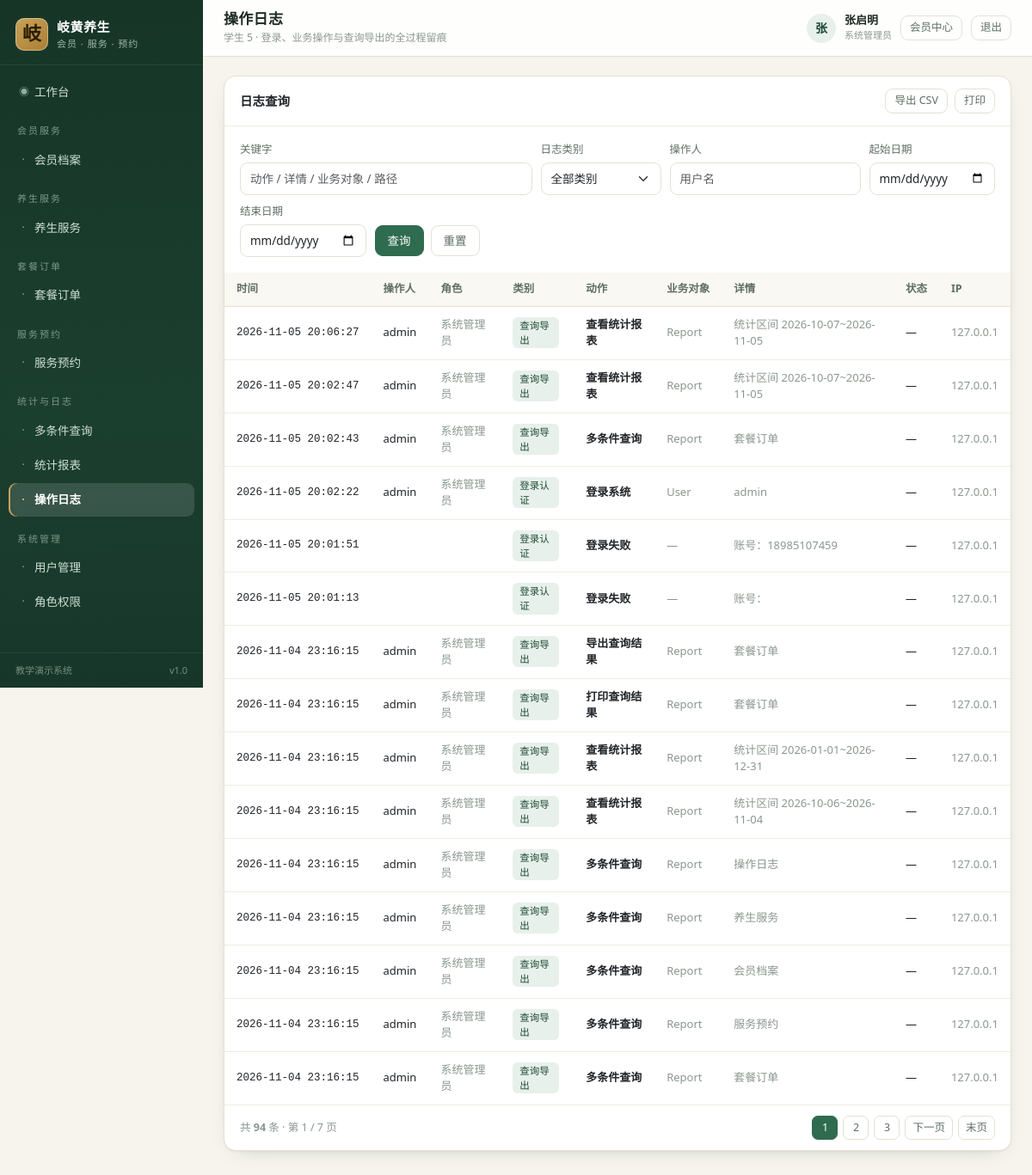
/reports/logs/ (signed in), run on the app's committed database.
### core/models.py (models this page shows, shortened)
class Menu(models.Model):
    GROUP_CHOICES = [
        ("member", "会员服务"),
        ("service", "养生服务"),
        ("order", "套餐订单"),
        ("appointment", "服务预约"),
        ("report", "统计与日志"),
        ("system", "系统管理"),
    ]
    code = models.CharField("菜单编码", max_length=50, unique=True)
    name = models.CharField("菜单名称", max_length=50)
    url_name = models.CharField("路由名称", max_length=80)
    perm_codename = models.CharField("所需权限", max_length=100, blank=True,
                                     help_text="如 services.view_healthservice，留空表示登录即可访问")
    icon = models.CharField("图标", max_length=40, default="bi-circle")
    role_scope = models.CharField(
        "适用角色", max_length=120, blank=True,
        help_text="逗号分隔的角色编码（如 member,therapist），留空表示全部角色",
    )
    group = models.CharField("分组", max_length=20, choices=GROUP_CHOICES, default="service")
    sort_order = models.IntegerField("排序", default=0)
    is_active = models.BooleanField("启用", default=True)
    class Meta:
        verbose_name = "系统菜单"
        verbose_name_plural = "系统菜单"
        ordering = ["group", "sort_order", "id"]

class OperationLog(models.Model):
    CATEGORY_CHOICES = [
        ("auth", "登录认证"),
        ("business", "业务操作"),
        ("query", "查询导出"),
        ("system", "系统管理"),
    ]
    category = models.CharField("日志类别", max_length=20, choices=CATEGORY_CHOICES, default="business")
    action = models.CharField("操作动作", max_length=50)
    target_type = models.CharField("业务对象", max_length=40, blank=True)
    target_id = models.CharField("对象标识", max_length=40, blank=True)
    target_repr = models.CharField("对象摘要", max_length=120, blank=True)
    detail = models.TextField("详细内容", blank=True)
    username = models.CharField("操作人", max_length=60, blank=True)
    role = models.CharField("角色", max_length=30, blank=True)
    method = models.CharField("请求方法", max_length=10, blank=True)
    path = models.CharField("请求路径", max_length=200, blank=True)
    status_code = models.IntegerField("响应状态", null=True, blank=True)
    duration_ms = models.IntegerField("耗时(ms)", null=True, blank=True)
    ip = models.CharField("IP 地址", max_length=45, blank=True)
    user_agent = models.CharField("客户端", max_length=200, blank=True)
    created_at = models.DateTimeField("操作时间", auto_now_add=True, db_index=True)
    class Meta:
        verbose_name = "操作日志"
        verbose_name_plural = "操作日志"
        ordering = ["-created_at"]
        indexes = [
            models.Index(fields=["username", "created_at"]),
            models.Index(fields=["target_type", "target_id"]),
        ]
        permissions = [
            ("view_statistics", "查看查询统计"),
            ("export_report", "导出报表数据"),
            ("query_report", "多条件查询报表"),
        ]

### accounts/models.py (models this page shows, shortened)
class User(AbstractUser):
    ROLE_CHOICES = [
        ("admin", "系统管理员"),
        ("service_manager", "服务主管"),
        ("order_clerk", "订单专员"),
        ("therapist", "健康顾问"),
        ("reporter", "报表专员"),
        ("member", "会员"),
    ]
    ROLE_GROUP_MAP = {
        "admin": "系统管理员",
        "service_manager": "服务主管",
        "order_clerk": "订单专员",
        "therapist": "健康顾问",
        "reporter": "报表专员",
        "member": "会员",
    }
    role = models.CharField("角色", max_length=30, choices=ROLE_CHOICES, default="member")
    display_name = models.CharField("姓名", max_length=30, blank=True)
    phone = models.CharField("联系电话", max_length=20, blank=True)
    last_login_ip = models.CharField("最近登录IP", max_length=45, blank=True)
    class Meta:
        verbose_name = "系统用户"
        verbose_name_plural = "系统用户"
        ordering = ["-date_joined"]
    @property
    def is_member(self):
        return self.role == "member"

### reports/views.py (the view)
# urls.py: path("logs/", views.LogListView.as_view(), name="logs"),
class LogListView(PermRequiredMixin, View):
    permission_required = "core.view_operationlog"
    template_name = "reports/logs.html"
    def get(self, request):
        ctx = _context(request, "logs")
        ctx["categories"] = OperationLog.CATEGORY_CHOICES
        return render(request, self.template_name, ctx)

### core/context_processors.py (called while the page is built)
def navigation(request):
    user = getattr(request, "user", None)
    if user is None or not user.is_authenticated:
        return {"nav_groups": [], "nav_menus": []}
    role = getattr(user, "role", "")
    menus = []
    for menu in Menu.objects.filter(is_active=True):
        if menu.role_scope and role not in [r.strip() for r in menu.role_scope.split(",") if r.strip()]:
            continue
        if not menu.perm_codename or user.has_perm(menu.perm_codename):
            menus.append(menu)
    group_labels = dict(Menu.GROUP_CHOICES)
    groups = []
    for code, label in Menu.GROUP_CHOICES:
        items = [m for m in menus if m.group == code]
        if items:
            groups.append({"code": code, "label": group_labels.get(code, label), "items": items})
    return {"nav_groups": groups, "nav_menus": menus}

### core/templatetags/ui_tags.py (called while the page is built)
@register.simple_tag(takes_context=True)
def querystring(context, **kwargs):
    request = context.get("request")
    query = request.GET.copy() if request else {}
    for key, value in kwargs.items():
        if value in (None, ""):
            query.pop(key, None)
        else:
            query[key] = value
    return query.urlencode() if hasattr(query, "urlencode") else ""

@register.simple_tag(takes_context=True)
def active_nav(context, url_name):
    request = context.get("request")
    if not request:
        return ""
    resolver = getattr(request, "resolver_match", None)
    if not resolver:
        return ""
    current = resolver.view_name or ""
    return "active" if current == url_name or current.startswith(url_name + "_") else ""

@register.inclusion_tag("core/_pager.html", takes_context=True)
def pager(context, page_obj):
    return {"page_obj": page_obj, "request": context.get("request")}

### core/utils.py (called while the page is built, shortened)
def paginate(request, queryset, per_page=10):
    try:
        per_page = int(request.GET.get("per_page", per_page))
    except (TypeError, ValueError):
        per_page = 10
    per_page = max(5, min(per_page, 100))
    paginator = Paginator(queryset, per_page)
    return paginator.get_page(request.GET.get("page"))

def parse_date(value, default=None):
    if not value:
        return default

### reports/datasets.py (called while the page is built)
def _range(params, field):
    date_from = parse_date(params.get("date_from"))
    date_to = parse_date(params.get("date_to"))
    if date_from:
        params_q = {f"{field}__gte": date_from}
    else:
        params_q = {}
    if date_to:
        params_q[f"{field}__lte"] = date_to
    return params_q

### templates/reports/logs.html (shortened to what this page needs)
{% extends "base.html" %}
{% load ui_tags %}
{% block page_title %}操作日志{% endblock %}
{% block breadcrumb %}<div class="crumb">学生 5 · 登录、业务操作与查询导出的全过程留痕</div>{% endblock %}
{% block content %}
<div class="card">
  <div class="card-head">
    <h2>日志查询</h2>
    <div style="display:flex;gap:8px">
      {% if perms.core.export_report %}
        <a class="btn btn-sm btn-outline-secondary" href="{% url 'reports:export' %}?dataset=logs&{{ request.GET.urlencode }}">导出 CSV</a>
      {% endif %}
      <a class="btn btn-sm btn-outline-secondary" target="_blank"
         href="{% url 'reports:print' %}?dataset=logs&{{ request.GET.urlencode }}">打印</a>
    </div>
  </div>
  <div class="card-body">
    <form method="get" class="filter-bar">
      <div class="field grow">
        <label>关键字</label>
        <input class="form-control" name="keyword" value="{{ keyword }}"
               placeholder="动作 / 详情 / 业务对象 / 路径">
      </div>
      <div class="field">
        <label>日志类别</label>
        <select class="form-select" name="status">
          <option value="">全部类别</option>
        </select>
      </div>
      <div class="field">
        <label>操作人</label>
        <input class="form-control" name="person" value="{{ person }}" placeholder="用户名">
      </div>
      <div class="field">
        <label>起始日期</label>
        <input class="form-control" type="date" name="date_from" value="{{ date_from }}">
      </div>
      <div class="field">
        <label>结束日期</label>
        <input class="form-control" type="date" name="date_to" value="{{ date_to }}">
      </div>
      <div class="actions">
        <button class="btn btn-primary" type="submit">查询</button>
        <a class="btn btn-outline-secondary" href="{% url 'reports:logs' %}">重置</a>
      </div>
    </form>
  </div>
  <div class="table-wrap">
    <table class="data">
      <thead>
        <tr><th>时间</th><th>操作人</th><th>角色</th><th>类别</th><th>动作</th>
            <th>业务对象</th><th>详情</th><th>状态</th><th>IP</th></tr>
      </thead>
      <tbody>
        {% for row in rows %}
        <tr>
          <td class="nowrap mono">{{ row.0 }}</td>
          <td>{{ row.1 }}</td>
          <td class="muted">{{ row.2 }}</td>
          <td><span class="tag">{{ row.3 }}</span></td>
          <td class="strong">{{ row.4 }}</td>
          <td class="muted">{{ row.5|default:"—" }}</td>
          <td class="muted" style="max-width:320px">{{ row.6|truncatechars:60 }}</td>
          <td>{{ row.7 }}</td>
          <td class="muted">{{ row.8 }}</td>
        </tr>
        {% empty %}
        <tr><td colspan="9"><div class="empty"><span class="big">◇</span>没有符合条件的日志</div></td></tr>
        {% endfor %}
      </tbody>
    </table>
  </div>
  {% pager page_obj %}
</div>
{% endblock %}

### templates/base.html (shortened to what this page needs)
{% load static ui_tags %}<!DOCTYPE html>
<html lang="zh-CN">
<head>
  <link rel="stylesheet" href="{% static 'vendor/bootstrap.min.css' %}">
  <link rel="stylesheet" href="{% static 'css/app.css' %}">
</head>
<body>
<div class="layout">
  <aside class="sidebar" id="sidebar">
    <a class="brand" href="{% url 'dashboard' %}">
      <span class="brand-mark">岐</span>
      <span class="brand-text">
        <strong>岐黄养生</strong>
        <small>会员 · 服务 · 预约</small>
      </span>
    </a>
    <nav class="nav-list">
      {% if not user.is_member %}
      <a class="nav-item {% active_nav 'dashboard' %}" href="{% url 'dashboard' %}">
        <span class="nav-icon">◉</span> 工作台
      </a>
      {% endif %}
      {% for group in nav_groups %}
        <div class="nav-group">{{ group.label }}</div>
        {% for menu in group.items %}
          <a class="nav-item {% active_nav menu.url_name %}" href="{% url menu.url_name %}">
            <span class="nav-icon">·</span> {{ menu.name }}
          </a>
        {% endfor %}
      {% endfor %}
    </nav>
    <div class="sidebar-foot">
      <span>教学演示系统</span>
      <span class="ver">v1.0</span>
    </div>
  </aside>
  <div class="main">
    <header class="topbar">
      <div class="page-heading">
        <h1>{% block page_title %}工作台{% endblock %}</h1>
        {% block breadcrumb %}{% endblock %}
      </div>
      <div class="user-box">
        <span class="avatar">{{ user.display_name|default:user.username|slice:":1" }}</span>
        <span class="user-meta">
          <strong>{{ user.display_name|default:user.username }}</strong>
          <small>{{ user.get_role_display }}</small>
        </span>
        <a class="btn btn-sm btn-outline-secondary" href="{% url 'accounts:profile' %}">会员中心</a>
        <form method="post" action="{% url 'accounts:logout' %}" class="d-inline">
          <button class="btn btn-sm btn-outline-secondary" type="submit">退出</button>
        </form>
      </div>
    </header>
    <main class="content">
      {% block content %}{% endblock %}
    </main>
  </div>
</div>
</body>
</html>

### data on the page
Menu: name "会员档案"
Menu: name "养生服务"
Menu: name "套餐订单"
Menu: name "服务预约"
Menu: name "多条件查询"
Menu: name "统计报表"
Menu: name "操作日志"
Menu: name "用户管理"
Menu: name "角色权限"
User: display_name "张", display_name "张启明", role "系统管理员"
OperationLog: username "admin", role "系统管理员", action "查看统计报表", target_type "Report", detail "统计区间 2026-10-07~2026-11-05", ip "127.0.0.1"
OperationLog: username "admin", role "系统管理员", action "查看统计报表", target_type "Report", detail "统计区间 2026-10-07~2026-11-05", ip "127.0.0.1"
OperationLog: username "admin", role "系统管理员", action "多条件查询", target_type "Report", target_repr "套餐订单", ip "127.0.0.1"
OperationLog: username "admin", role "系统管理员", action "登录系统", target_type "User", target_repr "admin", ip "127.0.0.1"
OperationLog: action "登录失败", detail "账号：18985107459", ip "127.0.0.1"
OperationLog: action "登录失败", detail "账号：", ip "127.0.0.1"
OperationLog: username "admin", role "系统管理员", action "导出查询结果", target_type "Report", target_repr "套餐订单", ip "127.0.0.1"
OperationLog: username "admin", role "系统管理员", action "打印查询结果", target_type "Report", target_repr "套餐订单", ip "127.0.0.1"
OperationLog: username "admin", role "系统管理员", action "查看统计报表", target_type "Report", detail "统计区间 2026-01-01~2026-12-31", ip "127.0.0.1"
OperationLog: username "admin", role "系统管理员", action "查看统计报表", target_type "Report", detail "统计区间 2026-10-06~2026-11-04", ip "127.0.0.1"
OperationLog: username "admin", role "系统管理员", action "多条件查询", target_type "Report", target_repr "操作日志", ip "127.0.0.1"
OperationLog: username "admin", role "系统管理员", action "多条件查询", target_type "Report", target_repr "养生服务", ip "127.0.0.1"
OperationLog: username "admin", role "系统管理员", action "多条件查询", target_type "Report", target_repr "会员档案", ip "127.0.0.1"
OperationLog: username "admin", role "系统管理员", action "多条件查询", target_type "Report", target_repr "服务预约", ip "127.0.0.1"
OperationLog: username "admin", role "系统管理员", action "多条件查询", target_type "Report", target_repr "套餐订单", ip "127.0.0.1"

### other printed values
{{ group.label }} "会员服务" "养生服务" "套餐订单" "服务预约" "统计与日志" "系统管理"
{{ row.0 }} "2026-11-05 20:06:27" "2026-11-05 20:02:47" "2026-11-05 20:02:43" "2026-11-05 20:02:22" "2026-11-05 20:01:51" "2026-11-05 20:01:13" "2026-11-04 23:16:15" "2026-11-04 23:16:15" "2026-11-04 23:16:15" "2026-11-04 23:16:15" "2026-11-04 23:16:15" "2026-11-04 23:16:15" "2026-11-04 23:16:15" "2026-11-04 23:16:15" "2026-11-04 23:16:15"
{{ row.3 }} "查询导出" "查询导出" "查询导出" "登录认证" "登录认证" "登录认证" "查询导出" "查询导出" "查询导出" "查询导出" "查询导出" "查询导出" "查询导出" "查询导出" "查询导出"
{{ row.7 }} "—" "—" "—" "—" "—" "—" "—" "—" "—" "—" "—" "—" "—" "—" "—"
{{ row.5|default:"—" }} "—" "—"
{{ page_obj.paginator.count }} "94"
{{ page_obj.number }} "1"
{{ page_obj.paginator.num_pages }} "7"
{{ num }} "1"
{{ num }} "2" "3"
